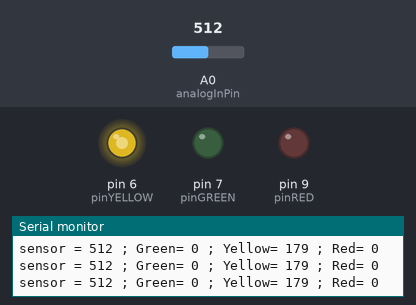
A sketch run on a simulated Arduino Uno, built with avr-gcc and run on an emulated ATmega328P. Shown: output pins drawn as LEDs (lit = HIGH), the last lines printed to the serial monitor. Inputs (shaded band) come from the test bench; at power-on: A0 (analogInPin) = 512.

Above: at 1.2 s.
1.3 s: A0 (analogInPin) set to 431
At 2.3 s:
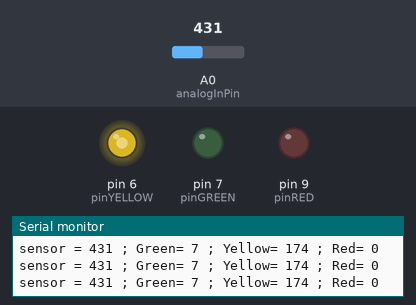
4.3 s: A0 (analogInPin) set to 412
At 5.7 s:
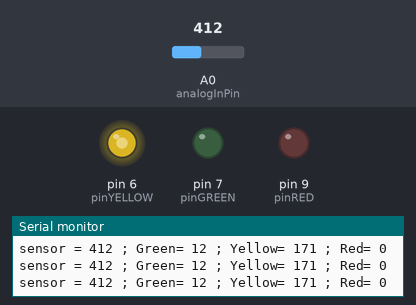
7.3 s: A0 (analogInPin) set to 716
At 8.2 s:
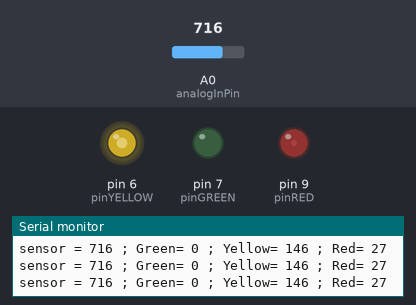
8.8 s: A0 (analogInPin) set to 826
At 9.7 s:
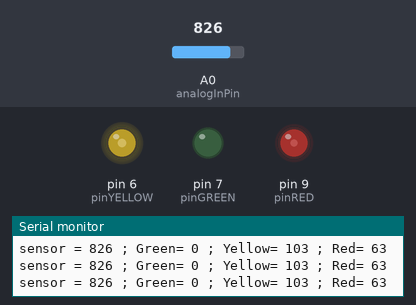
10.3 s: A0 (analogInPin) set to 851
At 10.7 s:
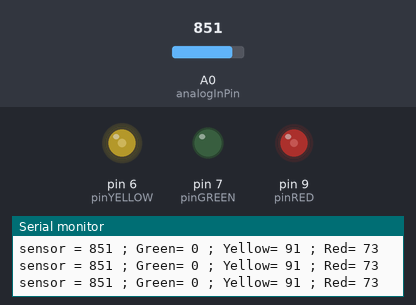
11.8 s: A0 (analogInPin) set to 1010
At 13.0 s:
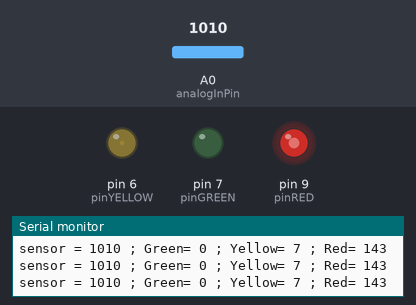
Timing chart, 0 to 14.3 s (numbered marks = the images above; inputs shaded):
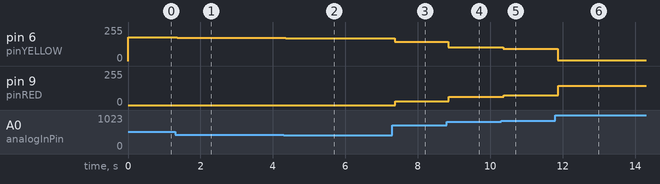

The sketch:

TrafficLight-03-fade-with-array-II.ino
```cpp
#include <math.h>

// based on AnalogInOutSerial
// fade between traffic lights according to the potentiometer state
/*
  Use a C array of structs to manage the traffic lights .
   array[0] = green
   array[1] = yellow
   array[2] = red
  A C array is good to track a list of items, for example a list of pins to write to in order
*/

// define the analog pins that your traffic light is connected to

const int pinRED = 9 ;
const int pinYELLOW = 6 ;
const int pinGREEN = 7 ;
const int numOfPins = 3;

struct trafficLight {
  String pinName;
  int pinNumber;
  int pinValue;
  float offsetX;
  float offsetY;
  int maxValue;
};


trafficLight trafficLightsArray[numOfPins] = {
  {"Green",  pinGREEN,  0, PI, 1, 256},
  {"Yellow", pinYELLOW, 0,  0, 0, 180},
  {"Red",    pinRED,    0, PI, 1, 150}
};

const int analogInPin = A0;  // Analog input pin that the potentiometer is attached to
int sensorValue = 0;        // value read from the potentiometer
boolean DEBUG = true;
boolean DEBUGx2 = false;

void setup() {
  Serial.begin(9600);
}

void loop() {
  delay(1);
  sensorValue = analogRead(analogInPin);
  setTrafficLightValues( sensorValue, trafficLightsArray ) ;
  if (DEBUG) {
    Serial.print("sensor = ");
    Serial.print(sensorValue);
  }
  for (int p = 0; p < numOfPins; p++) {
    analogWrite(trafficLightsArray[p].pinNumber, trafficLightsArray[p].pinValue);
    if (DEBUG) {
      Serial.print(" ; ");
      Serial.print(trafficLightsArray[p].pinName);
      Serial.print("= ");
      Serial.print(trafficLightsArray[p].pinValue);
    }
  }
    if (DEBUG) {
      Serial.println();
    }
}


void setTrafficLightValues(int sensorValue, trafficLight (&lightsArray)[numOfPins] ) {
  const int funcMultiplier = 1000;
  const int maxFuncValue = 1000;
  int pi_map = map(sensorValue, 0, 1023, 0, int(PI*100)) ;

  if (DEBUGx2) {
    Serial.print("sensor = ");
    Serial.print(sensorValue);
  }
  for (int p = 0; p < numOfPins; p++) {
    int rangeFactor = (p == 0) * (sensorValue < 512) + (p == 1) + (p == 2) * (sensorValue >= 512);
    float funcValue = sin((float)pi_map / 100.0 + lightsArray[p].offsetX) + lightsArray[p].offsetY;
    int returnedValueRaw = (int)(funcValue * funcMultiplier ) * rangeFactor;
    int returnedValueAdjusted = map(returnedValueRaw, 0, maxFuncValue, 0, lightsArray[p].maxValue);
    lightsArray[p].pinValue = returnedValueAdjusted;
    if (DEBUGx2) {
      Serial.print("; ");
      Serial.print(lightsArray[p].pinName);
      Serial.print(" ; ");
      Serial.print("funcValue=");
      Serial.print(funcValue);
      Serial.print(" ; ");
      Serial.print("returnedValueRaw=");
      Serial.print(returnedValueRaw);
      Serial.print(" ; ");
      Serial.print("returnedValueAdjusted=");
      Serial.print(returnedValueAdjusted);
    }
  }
  if (DEBUGx2) {
    Serial.println();
  }


}
```

Measured:
- after the input at 1.3 s, pin 6 (pinYELLOW): 179/255 → 174/255 after 0.06 s
- after the input at 4.3 s, pin 6 (pinYELLOW): 174/255 → 171/255 after 0.05 s
- after the input at 7.3 s, pin 6 (pinYELLOW): 171/255 → 146/255 after 0.06 s; pin 9 (pinRED): 0/255 → 27/255 after 0.07 s
- after the input at 8.8 s, pin 6 (pinYELLOW): 146/255 → 103/255 at once; pin 9 (pinRED): 27/255 → 63/255 after 0.05 s
- after the input at 10.3 s, pin 6 (pinYELLOW): 103/255 → 91/255 after 0.06 s; pin 9 (pinRED): 63/255 → 73/255 after 0.08 s
- after the input at 11.8 s, pin 6 (pinYELLOW): 91/255 → 7/255 after 0.06 s; pin 9 (pinRED): 73/255 → 143/255 after 0.08 s
